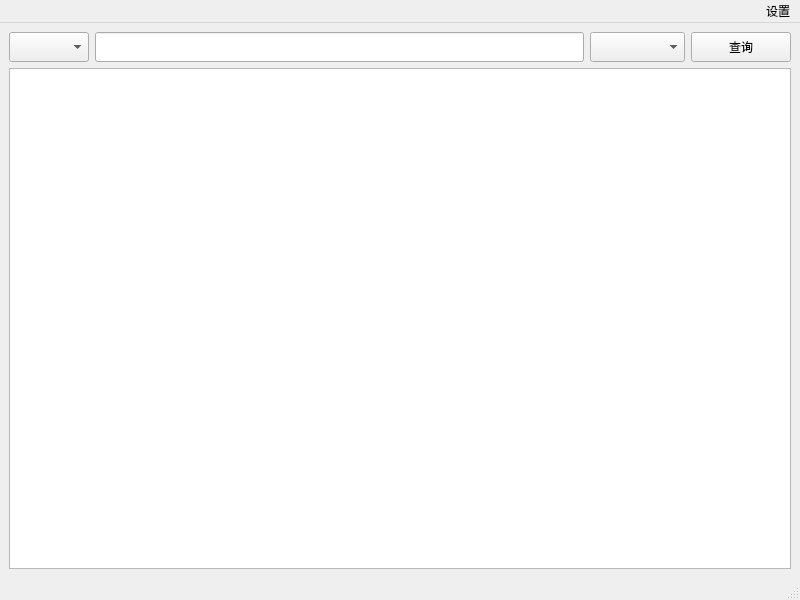
<?xml version="1.0" encoding="UTF-8"?>
<ui version="4.0">
 <class>MainWindow</class>
 <widget class="QMainWindow" name="MainWindow">
  <property name="geometry">
   <rect>
    <x>0</x>
    <y>0</y>
    <width>800</width>
    <height>600</height>
   </rect>
  </property>
  <property name="windowTitle">
   <string>深信融管理系统</string>
  </property>
  <widget class="QWidget" name="centralwidget">
   <layout class="QVBoxLayout" name="verticalLayout_2">
    <item>
     <layout class="QVBoxLayout" name="verticalLayout">
      <item>
       <layout class="QHBoxLayout" name="horizontalLayout">
        <item>
         <widget class="QComboBox" name="comboBox_2">
          <property name="minimumSize">
           <size>
            <width>80</width>
            <height>30</height>
           </size>
          </property>
          <property name="maximumSize">
           <size>
            <width>16777215</width>
            <height>16777215</height>
           </size>
          </property>
         </widget>
        </item>
        <item>
         <widget class="QLineEdit" name="lineEdit">
          <property name="minimumSize">
           <size>
            <width>0</width>
            <height>30</height>
           </size>
          </property>
         </widget>
        </item>
        <item>
         <widget class="QComboBox" name="comboBox">
          <property name="minimumSize">
           <size>
            <width>95</width>
            <height>30</height>
           </size>
          </property>
         </widget>
        </item>
        <item>
         <widget class="QPushButton" name="pushButton">
          <property name="minimumSize">
           <size>
            <width>100</width>
            <height>30</height>
           </size>
          </property>
          <property name="text">
           <string>查询</string>
          </property>
         </widget>
        </item>
       </layout>
      </item>
      <item>
       <widget class="QTableWidget" name="tableWidget">
        <property name="columnCount">
         <number>0</number>
        </property>
       </widget>
      </item>
     </layout>
    </item>
   </layout>
  </widget>
  <widget class="QMenuBar" name="menubar">
   <property name="geometry">
    <rect>
     <x>0</x>
     <y>0</y>
     <width>800</width>
     <height>23</height>
    </rect>
   </property>
   <property name="layoutDirection">
    <enum>Qt::RightToLeft</enum>
   </property>
   <widget class="QMenu" name="menu_2">
    <property name="layoutDirection">
     <enum>Qt::LeftToRight</enum>
    </property>
    <property name="title">
     <string>设置</string>
    </property>
    <addaction name="action"/>
   </widget>
   <addaction name="menu_2"/>
  </widget>
  <widget class="QStatusBar" name="statusbar"/>
  <action name="action_2">
   <property name="text">
    <string>今日生日</string>
   </property>
  </action>
  <action name="action_3">
   <property name="text">
    <string>今日月供</string>
   </property>
  </action>
  <action name="action_4">
   <property name="text">
    <string>今日缴费</string>
   </property>
  </action>
  <action name="action_5">
   <property name="text">
    <string>今日可操作</string>
   </property>
  </action>
  <action name="action">
   <property name="text">
    <string>用户密码修改</string>
   </property>
  </action>
 </widget>
 <resources/>
 <connections/>
</ui>
